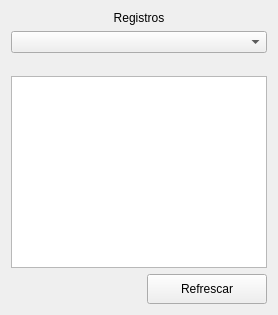
               <widget class="QWidget" name="Pg_Datos">
                <layout class="QVBoxLayout" name="verticalLayout_5">
                 <item>
                  <widget class="QLabel" name="LB_TCons">
                   <property name="text">
                    <string>Registros</string>
                   </property>
                   <property name="alignment">
                    <set>Qt::AlignCenter</set>
                   </property>
                  </widget>
                 </item>
                 <item>
                  <widget class="QComboBox" name="CB_Con"/>
                 </item>
                 <item>
                  <layout class="QHBoxLayout" name="horizontalLayout_4">
                   <item>
                    <spacer name="horizontalSpacer_4">
                     <property name="orientation">
                      <enum>Qt::Horizontal</enum>
                     </property>
                     <property name="sizeHint" stdset="0">
                      <size>
                       <width>37</width>
                       <height>17</height>
                      </size>
                     </property>
                    </spacer>
                   </item>
                  </layout>
                 </item>
                 <item>
                  <widget class="QTableWidget" name="Tw_Con"/>
                 </item>
                 <item>
                  <layout class="QHBoxLayout" name="horizontalLayout_3">
                   <item>
                    <spacer name="horizontalSpacer_3">
                     <property name="orientation">
                      <enum>Qt::Horizontal</enum>
                     </property>
                     <property name="sizeHint" stdset="0">
                      <size>
                       <width>40</width>
                       <height>20</height>
                      </size>
                     </property>
                    </spacer>
                   </item>
                   <item>
                    <widget class="QPushButton" name="Btn_RCon">
                     <property name="minimumSize">
                      <size>
                       <width>120</width>
                       <height>30</height>
                      </size>
                     </property>
                     <property name="text">
                      <string>Refrescar</string>
                     </property>
                    </widget>
                   </item>
                  </layout>
                 </item>
                </layout>
               </widget>
